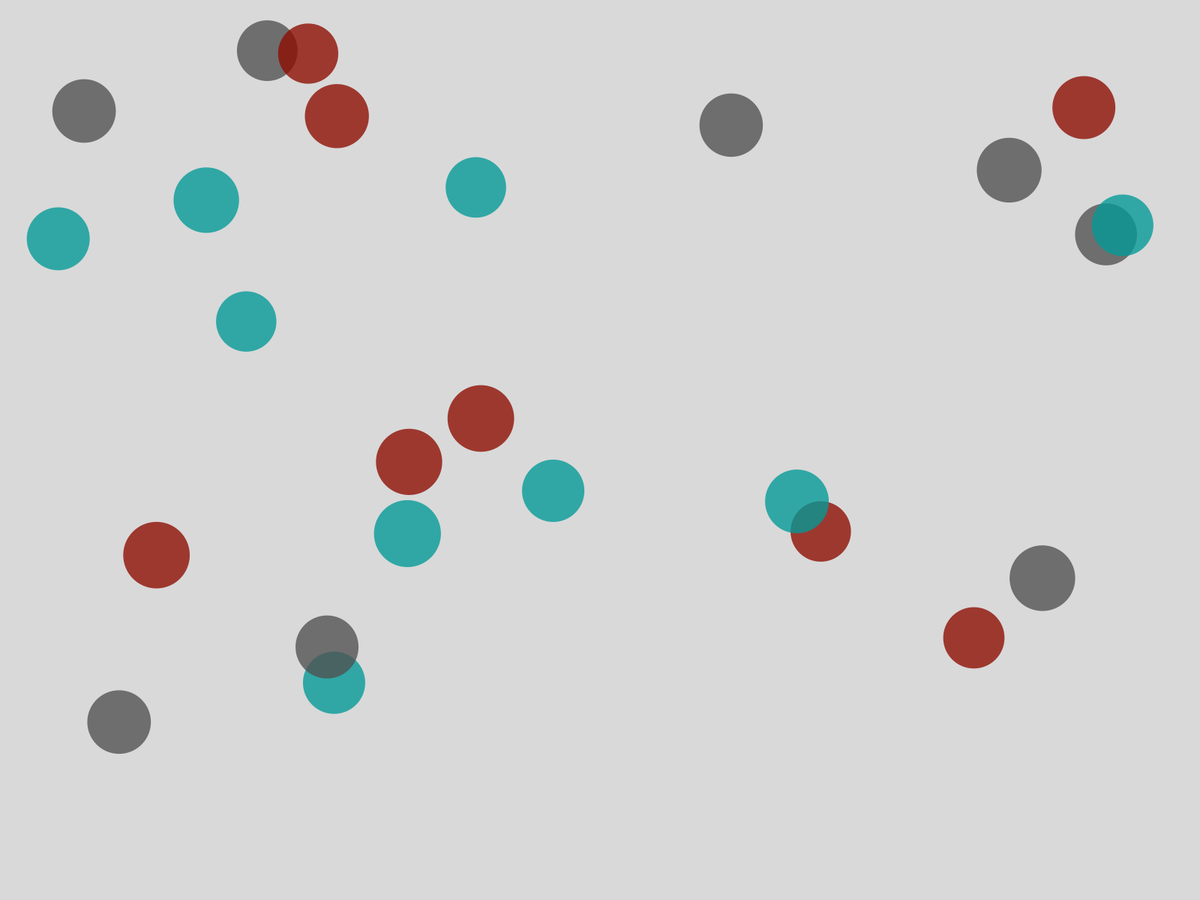
Frame 1 (no input)
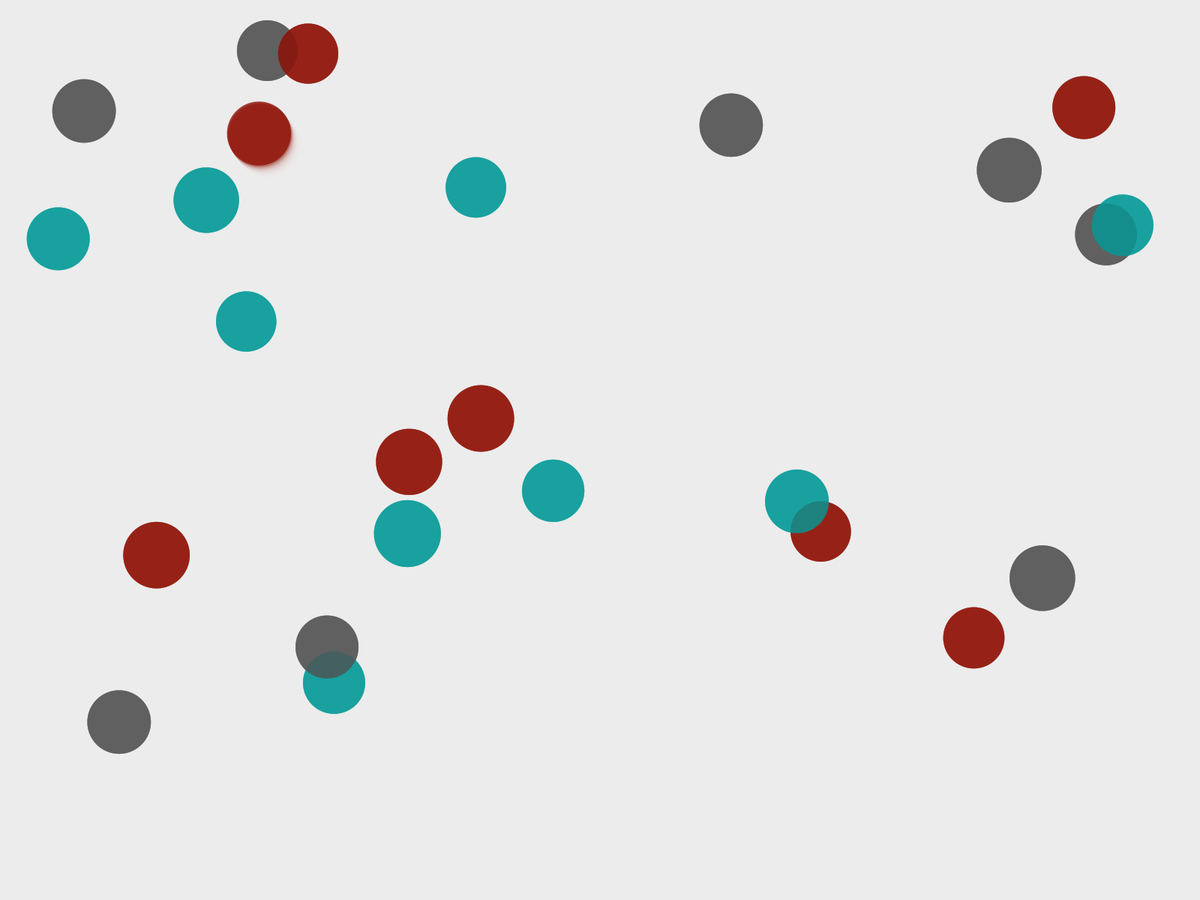
Frame 60 (the mouse pressed at the canvas centre just before this capture)
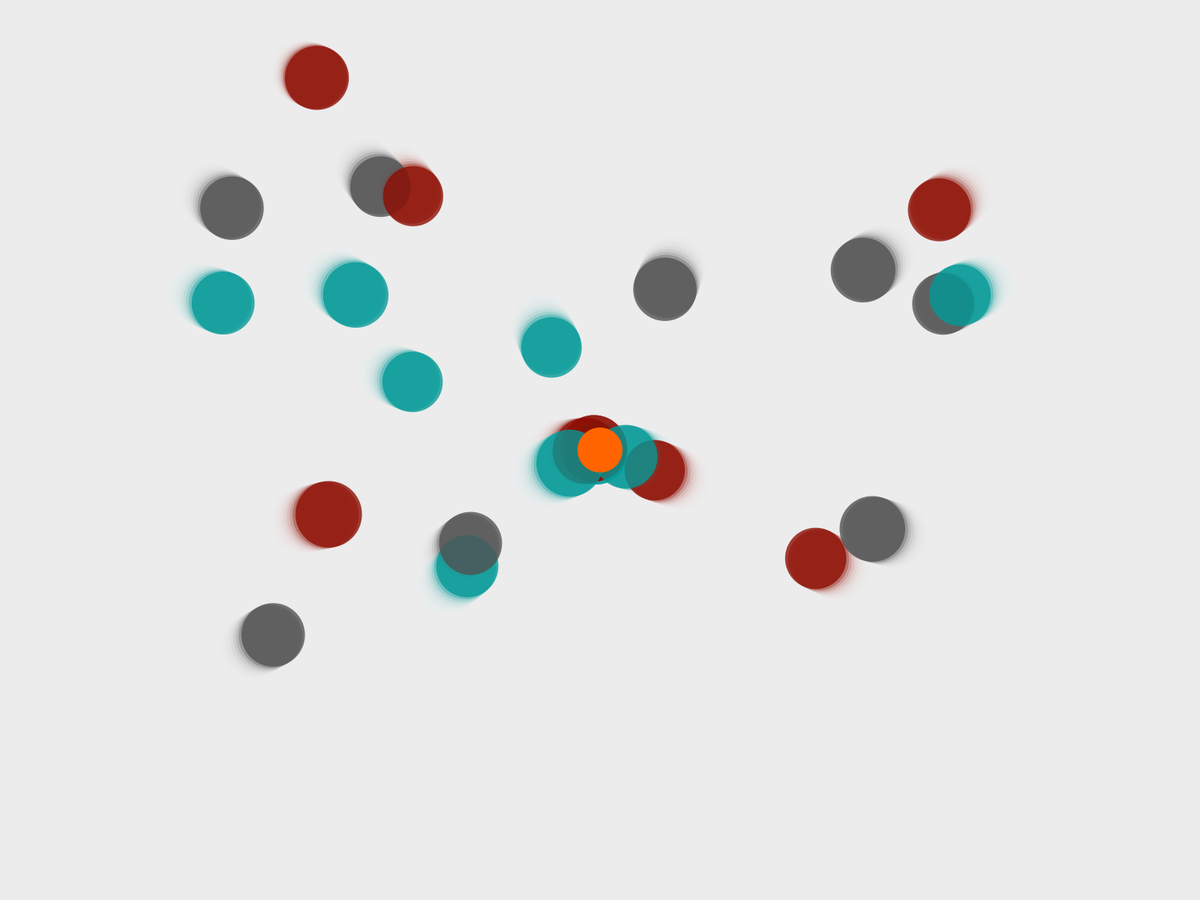
Frame 120 (the mouse held since frame 60 and released just before this capture)

The Processing sketch that drew these frames (run headless with seeded random() and noise(); from frame 60 on, the mouse is pressed at the canvas centre):

// Processing sketch: Desinteres_04
// ── Desinteres_04.pde
Comportamiento comp;
void setup()
{
  //  size (800, 800);
  ///---------------------
  fullScreen();
  orientation(LANDSCAPE);
  ///---------------------
  comp= new Comportamiento();
}

void draw ()

{
  // background(238);
  fondo();
  comp.dibuja();
}
void fondo()
{
  pushStyle();
  fill(238, 100);
  rect(0, 0, width, height);
  popStyle();
}

void mousePressed()
{
  comp.mousePressed();
}

void keyPressed()
{
  comp.keyPressed();
}

// ── BolitaReactiva.pde
class BolitaReactiva
{

  color [] farbe= new color []{
    color(255, 100, 5), 
    color(140, 12, 0), 
    color(80, 80, 80), 
    color(1, 153, 150), 

  };
  int num;
  float alpha;


  float posX, posY, tam, pPosX, pPosY;
  float angulo, anguloRegreso;
  float vel, disty, distyRegreso, distyComodin, dir, umbral;

  boolean llego=false, llegoComodin;

  BolitaReactiva()
  {
    num= int (random(1, farbe.length));
    alpha=200;
    tam= random(50, 60);
    posX=random(tam, width-tam);
    posY=random(tam, height-tam);
    vel=4;
    disty=0;

    umbral=10;

    pPosX=posX;
    pPosY=posY;
    llegoComodin=false;

    noStroke();
  }

  BolitaReactiva(float posX_, float posY_)
  {
    num= int (random(1, farbe.length));
    alpha=200;
    tam= random(50, 60);
    posX=posX_;
    posY=posY_;
    vel=4;
    disty=0;

    umbral=5;


    pPosX=posX;
    pPosY=posY;
    llegoComodin=false;

    noStroke();
  }

  BolitaReactiva(float px_, float py_, float tam_)
  {
    num= int (random(1, farbe.length));
    alpha=200;

    posX= px_;
    posY= py_;
    vel=0.2;
    tam=tam_;
    disty=0;
    distyComodin=disty;
    umbral=5;

    llegoComodin=false;

    noStroke();
  }


  void dibuja()

  {
    pushStyle();
    fill (farbe[num], alpha);
    ellipse(posX, posY, tam+30, tam+30);
    popStyle();
  }



  void setPosXY(float posX_, float posY_)
  {
    posX= posX_;
    posY=posY_;
  }

  void setPosXYPrevia(float pPosX_, float pPosY_)
  {
    pPosX= pPosX_;
    pPosY=pPosY_;
  }
  void setSumaPosXY(float posX_, float posY_)
  {

    posX+= posX_;
    posY+=posY_;
  }
  void sumaPunto()
  {
    if (disty>=umbral)
    {
      posX+=vel*cos(angulo);
    }
    if (disty>=umbral)
    {
      posY+=vel*sin(angulo);
    }
    if (disty<umbral && llego!=llegoComodin)
    {
      llego=true;
      rect(100, 100, 400, 50);
    }
  }

  void regresaPrevio()
  {

    if (distyRegreso>1.5)
    {
      posX-=vel*cos(anguloRegreso);
    }
    if (distyRegreso>1.5)
    {
      posY-=vel*sin(anguloRegreso);
    }
  }


  void evaluaDistancia(float p1_, float p2_)

  {
    disty= dist(p1_, p2_, posX, posY);
  }

  void guardaDistyComodin()
  {
    distyComodin=disty;
  }

  void evaluaDistanciaDos(float p1_, float p2_)

  {
    distyRegreso= dist(p1_, p2_, pPosX, pPosY);
  }
  void evaluaAvance(float p1_, float p2_)
  {   
    angulo = atan2( p2_-posY, p1_-posX );
    sumaPunto();
  }

  void evaluaRegreso() 
  {
    anguloRegreso = atan2( posY-pPosY, posX-pPosX );
    regresaPrevio();
  }

  void setLlegoComodin(boolean llegoComodin_)
  {
    llegoComodin=llegoComodin_;
  }

  void setZonaColor(int num_)
  {
    num=num_;
  }

  float [] getPosXY()
  {
    float [] posXY= new float [] {posX, posY};
    return posXY;
  }

  float [] getPPosXY()
  {
    float [] pPosXY= new float [] {pPosX, pPosY};
    return pPosXY;
  }


  float getDisty()
  {
    //   println("distyyy____"+ disty+"distDosss____"+ distyRegreso);

    return disty;
  }

  float getTam()
  {
    return tam;
  }


  float getDistyComodin()
  {
    return distyComodin;
  }

  boolean getLlego()
  {
    return llego;
  }

  boolean getLlegoComodin()
  {
    return llegoComodin;
  }

  float getUmbral()
  {
    return umbral;
  }
}

// ── Comportamiento.pde
class Comportamiento
{
  int cant=24;
  BolitaReactiva [] bolitas= new BolitaReactiva[cant];
  BolitaReactiva boli;
  Punktum p= new Punktum ();

  boolean [] guardaLlegada=new boolean [cant];
  int comodin=0, cual=0, cualDos= 0;
  float rotacion=0.5;
  Comportamiento()
  {
    for (int i=0; i< bolitas.length; i++)
    {
      bolitas[i]= new BolitaReactiva();
      guardaLlegada[i]= false;
    }
    boli= new BolitaReactiva(random(bolitas[0].getTam(), width/2+bolitas[0].getTam()), random(bolitas[0].getTam(), height/2+bolitas[0].getTam()));
    boli.setPosXYPrevia(boli.getPosXY()[0], boli.getPosXY()[1]);
    boli.setPosXY(boli.getTam(), 0);
  }


  void dibuja()
  {
    for (int i=0; i< bolitas.length; i++)
    {
      bolitas[i].dibuja();
    }

    pushMatrix();
    translate(boli.getPPosXY()[0], boli.getPPosXY()[1]);
    rotate(radians(PI+rotacion));
    boli.dibuja();
    popMatrix();

    if (p.getExiste())
    {
      for (int i=0; i< bolitas.length; i++)
      {
        bolitas[i].evaluaDistancia(p.getPosXY()[0], p.getPosXY()[1]);
        bolitas[i].evaluaAvance(p.getPosXY()[0], p.getPosXY()[1]);
      }
      rotacion+=2.5;
    }
    if (p.getExiste()==false)
    {  
      for (int i=0; i< bolitas.length; i++)
      {
        bolitas[i].evaluaDistanciaDos(bolitas[i].getPosXY()[0], bolitas[i].getPosXY()[1]);
        bolitas[i].evaluaRegreso();
      }

      p.setCrono(0);
      rotacion+=2.5;
    }
    p.creaPunktum();
  }






  void mousePressed()
  {
    p.setPosicion(mouseX, mouseY);
    p.setExiste(true);
  }

  void keyPressed()

  {
  }
}//cierra clase Comportamiento

// ── Punktum.pde
class Punktum
{
  float posX, posY, tam, umbral;
  color c= color(RGB);
  boolean existe= false;

  float crono;

  Punktum ()
  {
    posX=width/2;
    posY=height/2;
    tam=60;
    umbral=4;//umbral de tiempo
    //   c=color(200, 5, 5);
    c=color(255, 100, 0);
  }

  void dibuja()
  {
  }

  void creaPunktum()
  {
    if (existe)
    {
      fill(c);
      ellipse(posX, posY, tam, tam);
      tiempoVida();
    }

    //    println("tiempo tiempo____"+tiempoVida());
  }

  float tiempoVida()
  {

    if (frameCount%50 == 0)
    {
      crono+=1;
    }

    if (crono==umbral)
    {
      crono=0;
      setExiste(false);
    }

    return crono;
  }

  void setColor (float r_, float g_, float b_, float a_)
  {
    c= color(r_, g_, b_, a_);
  }
  void setPosicion(float posX_, float posY_)
  {
    posX=posX_;
    posY=posY_;
  }

  void setTam(float tam_)
  {
    tam= tam_;
  }

  void setExiste(boolean existe_)
  {
    existe=existe_;
  }

  void setCrono(float crono_)
  {
    crono=crono_;
  }

  boolean getExiste()
  {
    return existe;
  }

  float [] getPosXY()
  {
    float [] posXY= new float [] {posX, posY};
    return posXY;
  }
}//cierra clase Punktum
